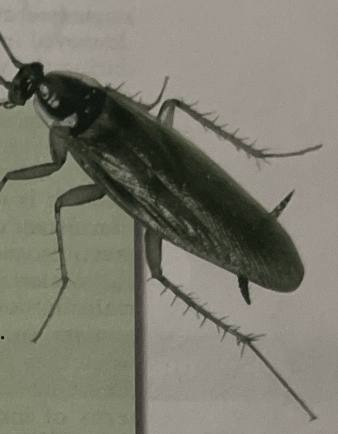
#> input picture content/images/p1-cockroach.jpg, 338 x 434 px, given in place of e37285ad-image.jpg, which was not available
$ python crop_photos_ch03.py ../content/images/p1-cockroach.jpg ../content/images/p100-sealcheck.jpg
#> lines starting #> are read from the running program, lines starting #| are printed output that depends on the picture
import sys, os
from PIL import Image, ImageDraw
U='/root/.claude/uploads/6304c840-3110-546e-9878-0f53f682cebd/'
# coordinates in the 1500x2000 display space (raw pixels, no EXIF rotation)
C = {
 'p31-jug':      ('e37285ad', (880, 630, 1425, 1275)),
 'p32-shelf':    ('f0516825', (130, 605, 408, 858)),
 'p34-fish':     ('ed30d0ba', (150, 255, 597, 915)),
 'p35-reader':   ('d5be84fb', (965, 275, 1312, 605)),
 'p37-signals':  ('bdce5a7f', (935, 700, 1320, 978)),
 'p38-ppe':      ('8b0ec1ae', (130, 1285, 552, 1632)),
 'p41-wpssign':  ('e3fcc689', (1045, 245, 1385, 490)),
}
mode = sys.argv[1]; tiles=[]
for k,(f,box) in C.items():
    im = Image.open(U+f+'-image.jpg')
#> im is the input picture: PIL image 338x434 RGB; mean R, G, B 124.7, 123.1, 110.8
    sx = im.size[0]/1500; sy = im.size[1]/2000
#> after `sx = im.size[0] / 1500`: sx = 0.225
#> after `sy = im.size[1] / 2000`: sy = 0.217
    c = im.crop(tuple(int(v*s) for v,s in zip(box,(sx,sy,sx,sy)))).convert('RGB')
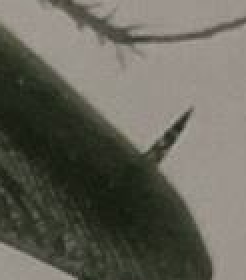
#> c: PIL image 123x140 RGB (shown 2 times larger); mean R, G, B 101.8, 100.3, 89.9
    if mode == 'sheet':
        t=c.copy(); t.thumbnail((360,360)); d=ImageDraw.Draw(t); d.rectangle((0,0,len(k)*7+6,14),fill='white'); d.text((3,2),k,fill='black'); tiles.append(t)
    else:
        c.thumbnail((560,560)); p=sys.argv[2]+'/'+k+'.jpg'
        c.save(p,'JPEG',quality=72,optimize=True,progressive=True); print(k,c.size,os.path.getsize(p)//1024,'KB')
#| p31-jug (123, 140) 2 KB
#> pass 2 of the loop `for k,(f,box) in C.items():`:
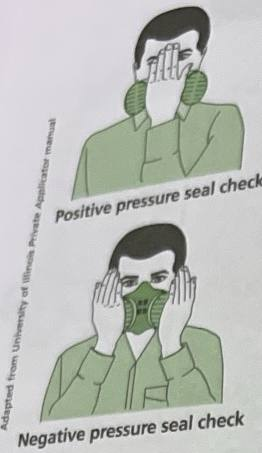
#> input picture content/images/p100-sealcheck.jpg, 262 x 453 px, given in place of f0516825-image.jpg, which was not available
#> im is the input picture: PIL image 262x453 RGB; mean R, G, B 186.2, 189.1, 184.4
#> `c = im.crop(tuple(int(v*s) for v,s in zip(box,(sx,sy,sx,sy)))).convert..`:
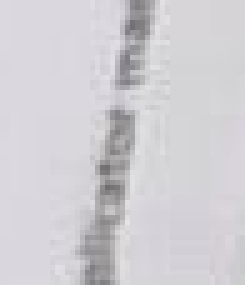
#> c: PIL image 49x57 RGB (shown 5 times larger); mean R, G, B 208.2, 206.2, 211
#| p32-shelf (49, 57) 0 KB
#> (the run stopped early here; a loop or call above may not have finished)
